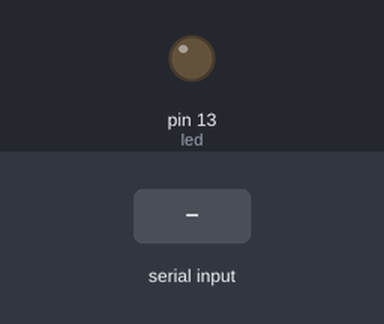
Recording of a sketch running on a simulated Arduino Uno, built with avr-gcc and run on an emulated ATmega328P. Shown: output pins drawn as LEDs (lit = HIGH). The test bench sets the inputs (shaded band).

Above: at 1.2 s.
1.3 s: byte 30 received over Serial
At 2.6 s:
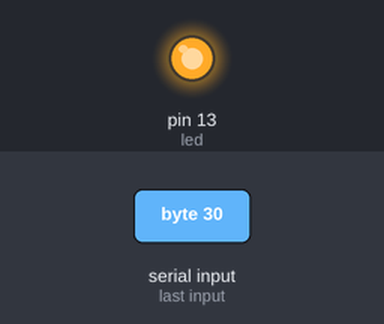
Timing chart, 0 to 4.3 s (numbered marks = the images above; inputs shaded):
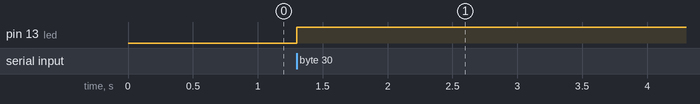

Measured:
- after the input at 1.3 s, pin 13 (led): LOW → HIGH at once

The sketch:

SerialExample.ino
```cpp
int led = 13;

void setup(){
  pinMode(led, OUTPUT);
  Serial.begin(9600);
}

void loop(){
  int data = 0;
  if(Serial.available() > 0){
    data = Serial.read();
    digitalWrite(led, data);
  }

}
```
